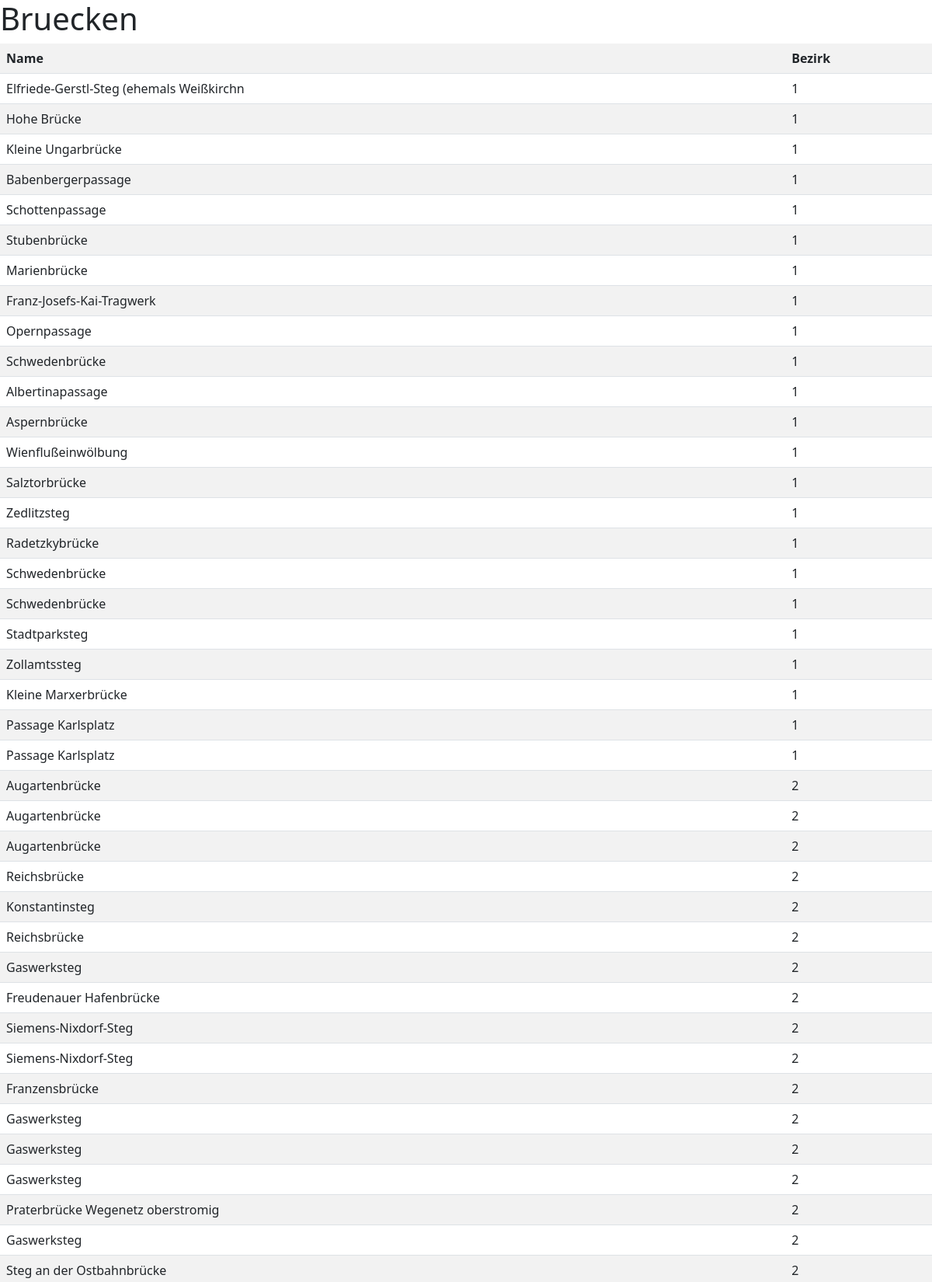
Page /statistik-view (upper part) on the committed database.
### tables this page shows
CREATE TABLE "bruecken" (
	"FID"	TEXT,
	"OBJECTID"	INTEGER,
	"SHAPE"	TEXT,
	"NAME"	TEXT,
	"ART"	TEXT,
	"BEZIRK"	INTEGER,
	"NUMMER"	INTEGER,
	"TEIL"	INTEGER,
	"BESCHREIBUNG"	TEXT,
	"LAENGE"	INTEGER,
	"SE_ANNO_CAD_DATA"	TEXT
);

### webserver.py (the view)
@app.route("/statistik-view")
def statistik_view():
    formatted_result = fetch_data()
    return render_template("data.html", formatted_result=formatted_result)

### webserver.py (called while the page is built)
def fetch_data():
    connection = sqlite3.connect("database.db")
    cursor = connection.cursor()
    cursor.execute("SELECT NAME, BEZIRK FROM bruecken ORDER BY BEZIRK;")
    db_result = cursor.fetchall()
    pprint.pprint(db_result)
    formatted_result = []
    for name, bezirk in db_result:
        formatted_result.append({"name": name, "bezirk": bezirk})
    return formatted_result

### templates/data.html (shortened to what this page needs)
<html>
    <head>
        <link href="https://cdn.jsdelivr.net/npm/bootstrap@5.0.1/dist/css/bootstrap.min.css" rel="stylesheet">
    </head>
    <body>
        <h1>Bruecken</h1>
        <table class="table table-striped">
            <tr>
                <th>Name</th>
                <th>Bezirk</th>
            </tr>
            {% for entry in formatted_result %}
            <tr>
                <td>{{ entry['name'] }}</td>
                <td>{{ entry['bezirk'] }}</td>
            </tr>
            {% endfor %}
        </table>
    </body>
</html>

### rows in the picture
bruecken: name "Elfriede-Gerstl-Steg (ehemals Weißkirchn", bezirk "1"
bruecken: name "Hohe Brücke", bezirk "1"
bruecken: name "Kleine Ungarbrücke", bezirk "1"
bruecken: name "Babenbergerpassage", bezirk "1"
bruecken: name "Schottenpassage", bezirk "1"
bruecken: name "Stubenbrücke", bezirk "1"
bruecken: name "Marienbrücke", bezirk "1"
bruecken: name "Franz-Josefs-Kai-Tragwerk", bezirk "1"
bruecken: name "Opernpassage", bezirk "1"
bruecken: name "Schwedenbrücke", bezirk "1"
bruecken: name "Albertinapassage", bezirk "1"
bruecken: name "Aspernbrücke", bezirk "1"
bruecken: name "Wienflußeinwölbung", bezirk "1"
bruecken: name "Salztorbrücke", bezirk "1"
bruecken: name "Zedlitzsteg", bezirk "1"
bruecken: name "Radetzkybrücke", bezirk "1"
bruecken: name "Schwedenbrücke", bezirk "1"
bruecken: name "Schwedenbrücke", bezirk "1"
bruecken: name "Stadtparksteg", bezirk "1"
bruecken: name "Zollamtssteg", bezirk "1"
bruecken: name "Kleine Marxerbrücke", bezirk "1"
bruecken: name "Passage Karlsplatz", bezirk "1"
bruecken: name "Passage Karlsplatz", bezirk "1"
bruecken: name "Augartenbrücke", bezirk "2"
bruecken: name "Augartenbrücke", bezirk "2"
bruecken: name "Augartenbrücke", bezirk "2"
bruecken: name "Reichsbrücke", bezirk "2"
bruecken: name "Konstantinsteg", bezirk "2"
bruecken: name "Reichsbrücke", bezirk "2"
bruecken: name "Gaswerksteg", bezirk "2"
bruecken: name "Freudenauer Hafenbrücke", bezirk "2"
bruecken: name "Siemens-Nixdorf-Steg", bezirk "2"
bruecken: name "Siemens-Nixdorf-Steg", bezirk "2"
bruecken: name "Franzensbrücke", bezirk "2"
bruecken: name "Gaswerksteg", bezirk "2"
bruecken: name "Gaswerksteg", bezirk "2"
bruecken: name "Gaswerksteg", bezirk "2"
bruecken: name "Praterbrücke Wegenetz oberstromig", bezirk "2"
bruecken: name "Gaswerksteg", bezirk "2"
bruecken: name "Steg an der Ostbahnbrücke", bezirk "2"
